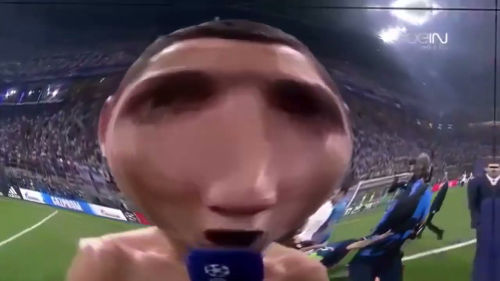
#> input picture 8_blending/ronaldo.jpg, 500 x 281 px
$ python blending_spy.py
#> lines starting #> are read from the running program, lines starting #| are printed output that depends on the picture
import cv2
import matplotlib.pyplot as plt

#resimleri yukleme ve renklerini duzeltme
img1 = cv2.imread("ronaldo.jpg")
#> img1 is the input picture: shape (281, 500, 3); mean B, G, R 84.5, 77.1, 90.6
img1 = cv2.cvtColor(img1, cv2.COLOR_BGR2RGB)
img2 = cv2.imread("messi.jpg")
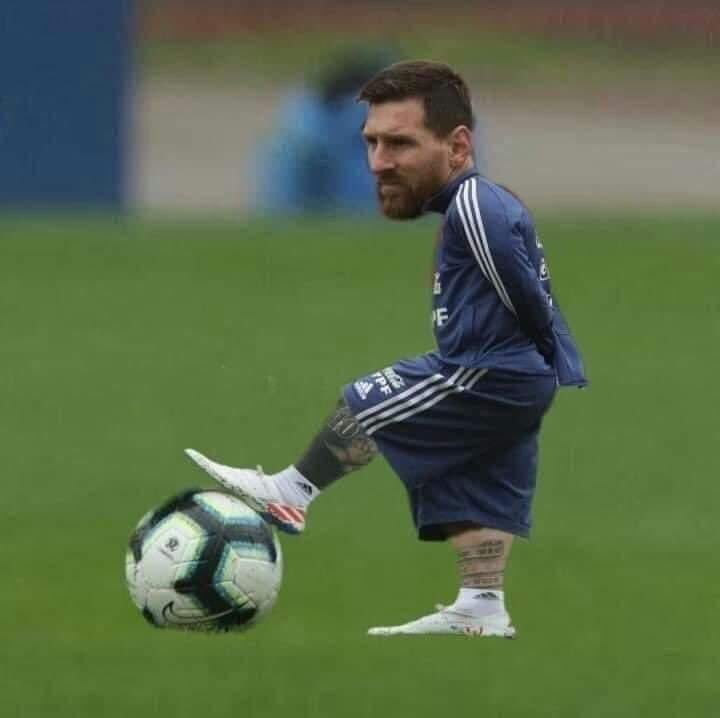
#> input picture 8_blending/messi.jpg, 720 x 718 px
#> img2 is the input picture: shape (718, 720, 3); mean B, G, R 73.3, 108.1, 89.6
img2 = cv2.cvtColor(img2, cv2.COLOR_BGR2RGB)

plt.figure()
plt.imshow(img1)

plt.figure()
plt.imshow(img2)

#simdi bunların boylarına bakalım. boylarının aynı olması lazım cunku farklı boyutlardaki matrisler toplanamaz. aynı yapıcaz.
print(img1.shape)
#| (281, 500, 3)
print(img2.shape)
#| (718, 720, 3)

#yeniden boyutlandırıyoruz.
img1 = cv2.resize(img1, (600,600))
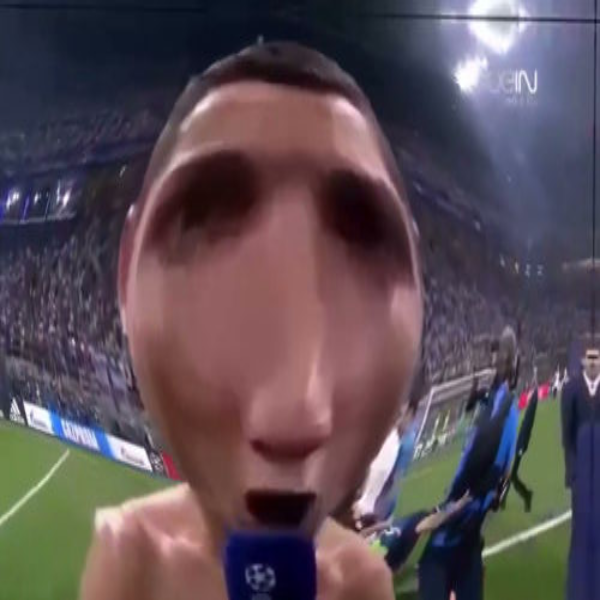
#> img1: shape (600, 600, 3); mean R, G, B 90.5, 77, 84.4
print(img1.shape)
#| (600, 600, 3)

img2 = cv2.resize(img2, (600,600))
#> img2: shape (600, 600, 3)
print(img2.shape)
#| (600, 600, 3)

#fotografları getirelim
plt.figure()
plt.imshow(img1)

plt.figure()
plt.imshow(img2)

#simdi resimleri karıstırıyoruz bu ise söyle oluyor: alpha*img1 + beta*img2  seklinde
blended = cv2.addWeighted(src1 = img1, alpha = 0.5, src2 = img2, beta = 0.5, gamma = 0)
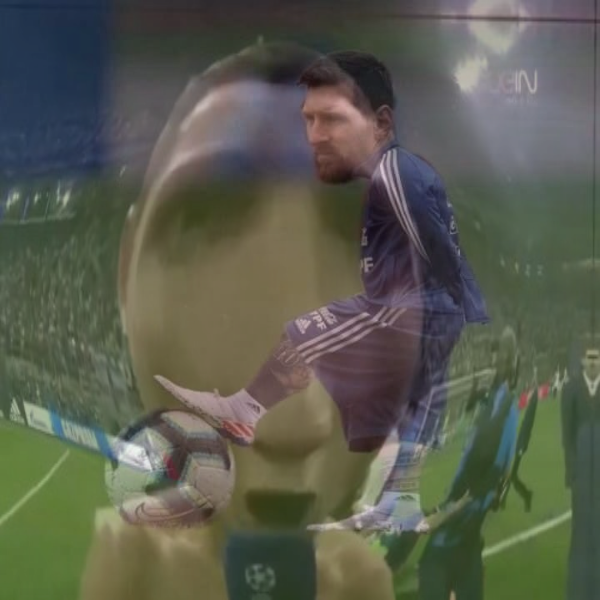
#> blended: shape (600, 600, 3); mean R, G, B 90, 92.5, 78.8
plt.figure()
plt.imshow(blended)
